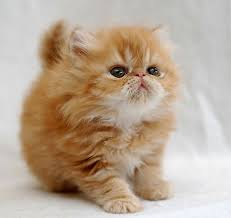
#> input picture tutorials/image-classification/image_classification_with_opencv/cat.png, 231 x 218 px
$ python FEATURES_DETECTION_DEMO.py   (older library calls are emulated)
#> lines starting #> are read from the running program, lines starting #| are printed output that depends on the picture; after the words box and inside, x2 and y2 are one past the last pixel; in counts of white or black regions, pixels touching at a corner belong together
# coding: utf-8

# # Do necessary imports

# In[ ]:

import cv2
from matplotlib import pyplot as plt
import numpy as np
import os


# # Read an image using OpenCV (BGR)

# In[ ]:

cat = cv2.imread('cat.png')
#> cat is the input picture: shape (218, 231, 3); mean B, G, R 150.2, 168.4, 186.4
plt.imshow(cat)
plt.show()


# # Print color information

# In[ ]:

#print(cat.shape)
cat


# # Read an image in the RGB order

# In[ ]:

cat = cv2.imread('cat.png')
cat_rgb = cv2.cvtColor(cat, cv2.COLOR_BGR2RGB)
plt.imshow(cat_rgb)
plt.show()


#  # Most geometry features are applied to grayscale image

# In[ ]:

cat = cv2.imread('cat.png')
cat_gray = cv2.cvtColor(cat, cv2.COLOR_BGR2GRAY)
print(cat_gray)#.shape) # prints color information
#> (printed output is left out)
plt.imshow(cat_gray)
plt.show()
print(len(cat_gray))
#| 218


# # Geometry features:

# ## 1- Image Gradients

# In[ ]:

img = cv2.imread('gothenburg_1.jpg',0)
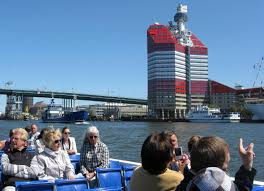
#> input picture tutorials/image-classification/image_classification_with_opencv/gothenburg_1.jpg, 264 x 191 px
#> img: shape (191, 264); min 0, max 255, mean 118.9

laplacian = cv2.Laplacian(img,cv2.CV_64F)
sobelx = cv2.Sobel(img,cv2.CV_64F,1,0,ksize=5)
sobely = cv2.Sobel(img,cv2.CV_64F,0,1,ksize=5)
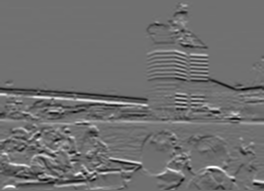
#> sobely: shape (191, 264) float64; min -8305, max 10591, mean -37.5; drawn with min black and max white

plt.subplot(2,2,1),plt.imshow(img,cmap = 'gray')
plt.title('Original'), plt.xticks([]), plt.yticks([])
plt.subplot(2,2,2),plt.imshow(laplacian,cmap = 'gray')
plt.title('Laplacian'), plt.xticks([]), plt.yticks([])
plt.subplot(2,2,3),plt.imshow(sobelx,cmap = 'gray')
plt.title('Sobel X'), plt.xticks([]), plt.yticks([])
plt.subplot(2,2,4),plt.imshow(sobely,cmap = 'gray')
plt.title('Sobel Y'), plt.xticks([]), plt.yticks([])

# depending on the direction of the of derivatives
# Sobel X: vertical , Sobel Y: horizontal, Laplacian: in both directions

plt.show()


#  ## 2- Canny Edge Detection
#
#  - edge detection algorithm which removes the noise in the image with a 5x5 Gaussian filter.

# In[ ]:

f = 'cat.png'
img = cv2.imread('cat.png',0)
#> img: shape (218, 231); min 0, max 246, mean 171.7
edges = cv2.Canny(img,100,200)
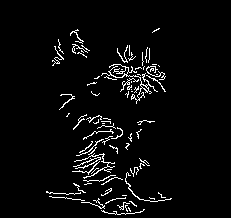
#> edges: shape (218, 231); 4% white in thin lines or dots, all inside (x1, y1, x2, y2) = (46, 28, 172, 215)
plt.subplot(121),plt.imshow(img,cmap = 'gray')
plt.title('Original Image'), plt.xticks([]), plt.yticks([])
plt.subplot(122),plt.imshow(edges,cmap = 'gray')
plt.title('Edge Image'), plt.xticks([]), plt.yticks([])

plt.show()


#                         ------- Go back to slides ----------

# ## 3- SIFT FEATURES
#
#

# In[ ]:

# Read images
# grayscale for detecting important features!

gothenburg_1 = cv2.imread('gothenburg_2.jpg')
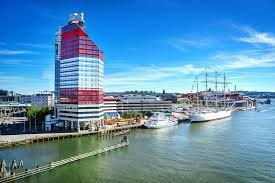
#> input picture tutorials/image-classification/image_classification_with_opencv/gothenburg_2.jpg, 275 x 183 px
#> gothenburg_1 is the input picture: shape (183, 275, 3); mean B, G, R 179.1, 144.5, 92.3
gothenburg_2 = cv2.imread('gothenburg_3.jpg')
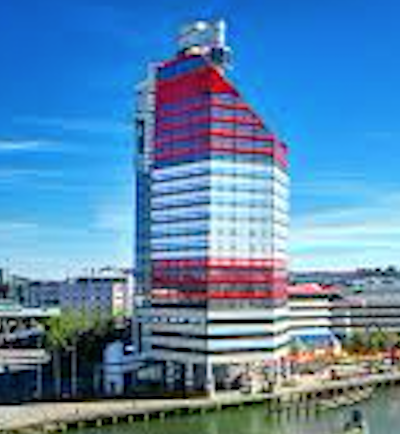
#> input picture tutorials/image-classification/image_classification_with_opencv/gothenburg_3.jpg, 400 x 434 px
#> gothenburg_2 is the input picture: shape (434, 400, 3); mean B, G, R 174.9, 135.4, 89.5
img1 = cv2.cvtColor(gothenburg_1, cv2.COLOR_RGB2GRAY)
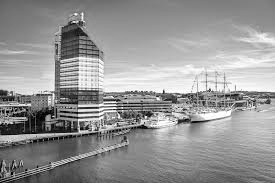
#> img1: shape (183, 275); min 0, max 255, mean 148.9
img2 = cv2.cvtColor(gothenburg_2, cv2.COLOR_RGB2GRAY)
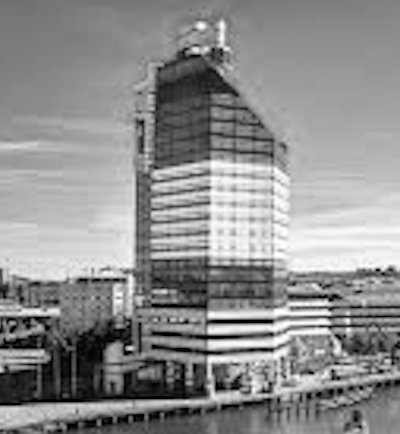
#> img2: shape (434, 400); min 0, max 255, mean 142
sift = cv2.xfeatures2d.SIFT_create()

# In[ ]:

# Detect SIFT features
#sifts = cv2.SIFT()#(20)# how many key points we want
#sifts = cv2.xfeatures2d.SIFT_create()
#sifts = cv2.xfeatures2d.SIFT

#> (the run stopped early here; a loop or call above may not have finished)
